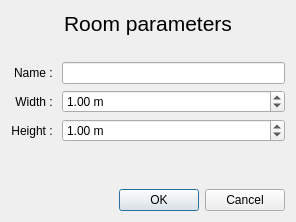
<?xml version="1.0" encoding="UTF-8"?>
<ui version="4.0">
 <class>CreateRoomDialog</class>
 <widget class="QDialog" name="CreateRoomDialog">
  <property name="geometry">
   <rect>
    <x>0</x>
    <y>0</y>
    <width>296</width>
    <height>222</height>
   </rect>
  </property>
  <property name="windowTitle">
   <string>Dialog</string>
  </property>
  <layout class="QGridLayout" name="gridLayout_2">
   <item row="0" column="0">
    <layout class="QGridLayout" name="gridLayout">
     <item row="0" column="0" colspan="2">
      <widget class="QLabel" name="titleLabel">
       <property name="text">
        <string>&lt;html&gt;&lt;head/&gt;&lt;body&gt;&lt;p&gt;&lt;span style=&quot; font-size:16pt;&quot;&gt;Room parameters&lt;/span&gt;&lt;/p&gt;&lt;/body&gt;&lt;/html&gt;</string>
       </property>
       <property name="alignment">
        <set>Qt::AlignCenter</set>
       </property>
      </widget>
     </item>
     <item row="2" column="0">
      <widget class="QLabel" name="nameLabel">
       <property name="text">
        <string>Name : </string>
       </property>
       <property name="alignment">
        <set>Qt::AlignRight|Qt::AlignTrailing|Qt::AlignVCenter</set>
       </property>
      </widget>
     </item>
     <item row="7" column="1">
      <widget class="QDialogButtonBox" name="buttonBox">
       <property name="orientation">
        <enum>Qt::Horizontal</enum>
       </property>
       <property name="standardButtons">
        <set>QDialogButtonBox::Cancel|QDialogButtonBox::Ok</set>
       </property>
      </widget>
     </item>
     <item row="2" column="1">
      <widget class="QLineEdit" name="nameLineEdit">
       <property name="sizePolicy">
        <sizepolicy hsizetype="Expanding" vsizetype="Fixed">
         <horstretch>0</horstretch>
         <verstretch>0</verstretch>
        </sizepolicy>
       </property>
      </widget>
     </item>
     <item row="3" column="0">
      <widget class="QLabel" name="widthLabel">
       <property name="text">
        <string>Width : </string>
       </property>
       <property name="alignment">
        <set>Qt::AlignRight|Qt::AlignTrailing|Qt::AlignVCenter</set>
       </property>
      </widget>
     </item>
     <item row="3" column="1">
      <widget class="QDoubleSpinBox" name="widthSpinBox">
       <property name="sizePolicy">
        <sizepolicy hsizetype="Expanding" vsizetype="Fixed">
         <horstretch>0</horstretch>
         <verstretch>0</verstretch>
        </sizepolicy>
       </property>
       <property name="locale">
        <locale language="English" country="UnitedStates"/>
       </property>
       <property name="suffix">
        <string> m</string>
       </property>
       <property name="value">
        <double>1.000000000000000</double>
       </property>
      </widget>
     </item>
     <item row="4" column="0">
      <widget class="QLabel" name="heightLabel">
       <property name="text">
        <string>Height : </string>
       </property>
       <property name="alignment">
        <set>Qt::AlignRight|Qt::AlignTrailing|Qt::AlignVCenter</set>
       </property>
      </widget>
     </item>
     <item row="4" column="1">
      <widget class="QDoubleSpinBox" name="heightSpinBox">
       <property name="sizePolicy">
        <sizepolicy hsizetype="Expanding" vsizetype="Fixed">
         <horstretch>0</horstretch>
         <verstretch>0</verstretch>
        </sizepolicy>
       </property>
       <property name="locale">
        <locale language="English" country="UnitedStates"/>
       </property>
       <property name="suffix">
        <string> m</string>
       </property>
       <property name="value">
        <double>1.000000000000000</double>
       </property>
      </widget>
     </item>
     <item row="1" column="0" colspan="2">
      <spacer name="verticalSpacer">
       <property name="orientation">
        <enum>Qt::Vertical</enum>
       </property>
       <property name="sizeHint" stdset="0">
        <size>
         <width>20</width>
         <height>40</height>
        </size>
       </property>
      </spacer>
     </item>
     <item row="6" column="1">
      <spacer name="horizontalSpacer_2">
       <property name="orientation">
        <enum>Qt::Horizontal</enum>
       </property>
       <property name="sizeHint" stdset="0">
        <size>
         <width>40</width>
         <height>20</height>
        </size>
       </property>
      </spacer>
     </item>
     <item row="5" column="0" colspan="2">
      <spacer name="verticalSpacer_2">
       <property name="orientation">
        <enum>Qt::Vertical</enum>
       </property>
       <property name="sizeHint" stdset="0">
        <size>
         <width>20</width>
         <height>40</height>
        </size>
       </property>
      </spacer>
     </item>
    </layout>
   </item>
  </layout>
 </widget>
 <resources/>
 <connections>
  <connection>
   <sender>buttonBox</sender>
   <signal>accepted()</signal>
   <receiver>CreateRoomDialog</receiver>
   <slot>accept()</slot>
   <hints>
    <hint type="sourcelabel">
     <x>248</x>
     <y>254</y>
    </hint>
    <hint type="destinationlabel">
     <x>157</x>
     <y>274</y>
    </hint>
   </hints>
  </connection>
  <connection>
   <sender>buttonBox</sender>
   <signal>rejected()</signal>
   <receiver>CreateRoomDialog</receiver>
   <slot>reject()</slot>
   <hints>
    <hint type="sourcelabel">
     <x>316</x>
     <y>260</y>
    </hint>
    <hint type="destinationlabel">
     <x>286</x>
     <y>274</y>
    </hint>
   </hints>
  </connection>
 </connections>
</ui>
